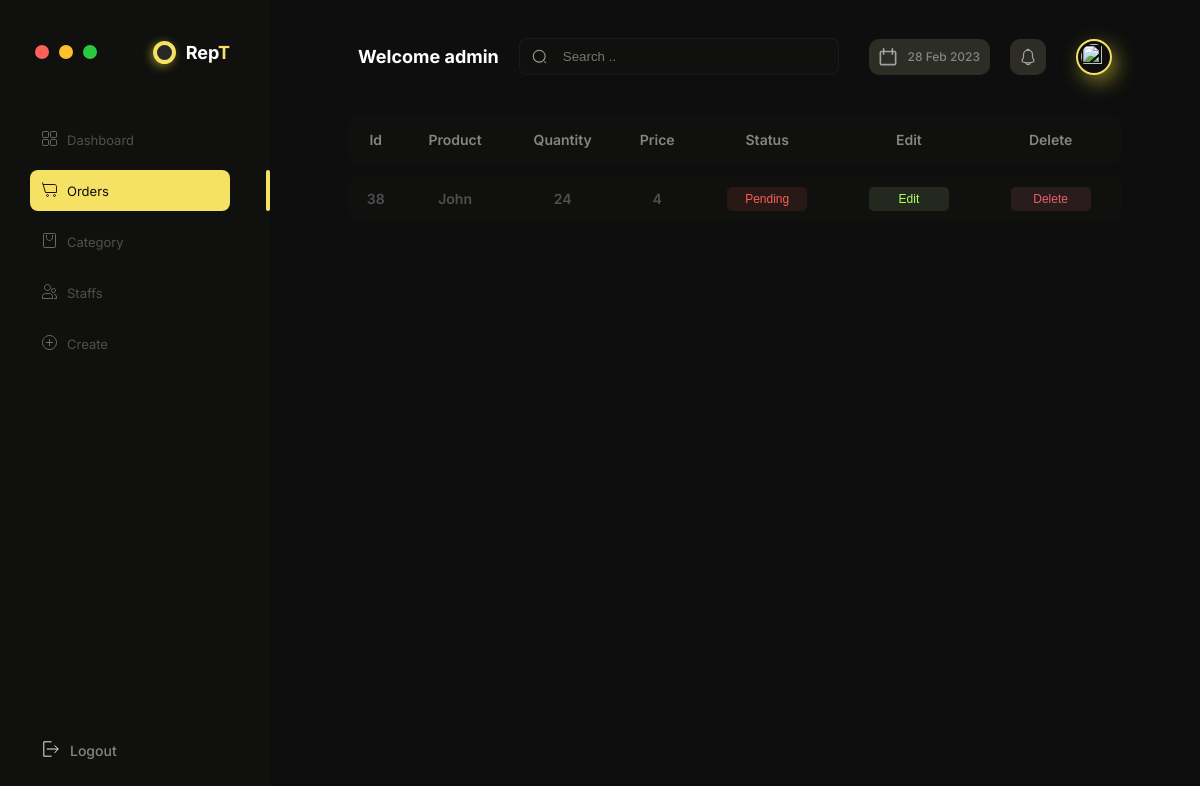
The page /ordersPending/ (signed in) on the database as committed earlier.
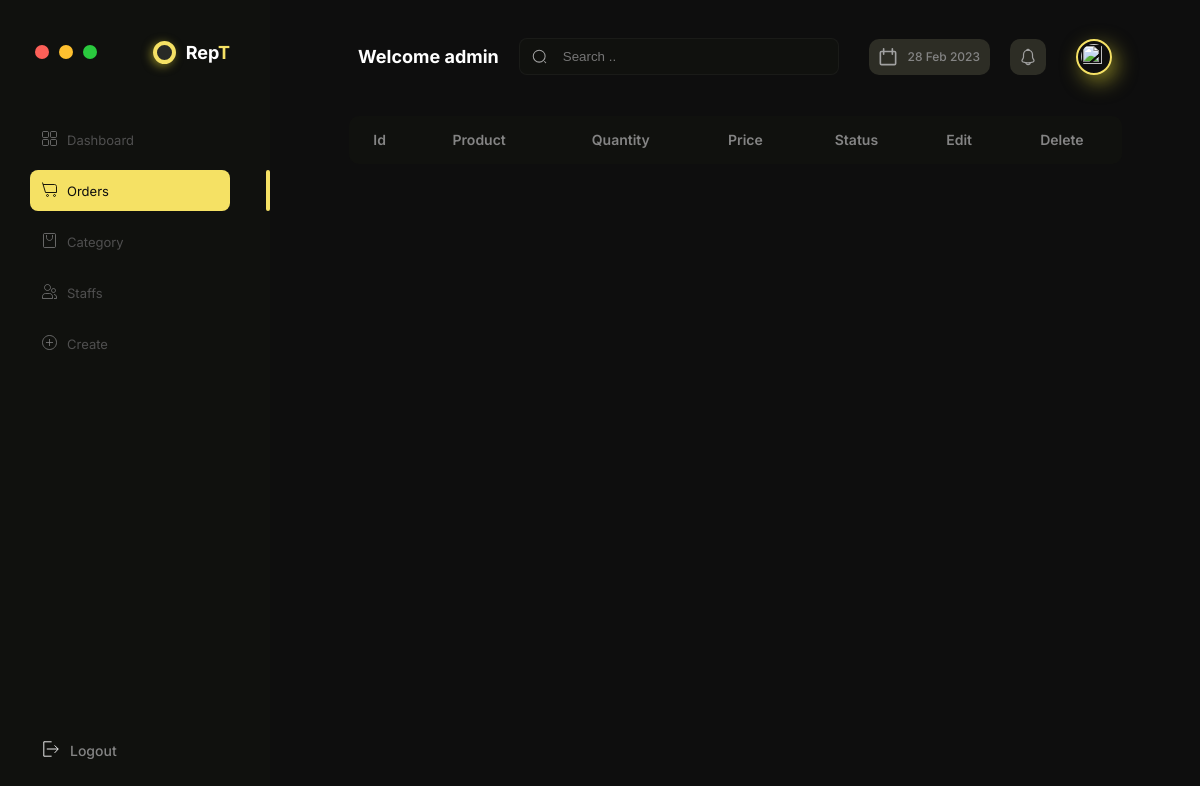
The same page on the database as committed later.
### apps/core/models.py (models this page shows, shortened)
class Order(models.Model):
    STATUS = (
        ('Paid', 'Paid'),
        ('Pending', 'Pending'),
    )
    customer = models.ForeignKey(
        Customer, null=True, on_delete=models.SET_NULL)
    item = models.ForeignKey(Item, null=True, on_delete=models.SET_NULL)
    price = models.IntegerField(default=0, null=True)
    quantity = models.IntegerField(default=0, null=True)
    status = models.CharField(max_length=200, null=True, choices=STATUS)
    date_created = models.DateTimeField(auto_now_add=True, null=True)

class Item(models.Model):
    name = models.CharField(max_length=200, null=True)
    price = models.IntegerField(default=0, null=True)
    quantity = models.IntegerField(default=0, null=True)
    category = models.ForeignKey(
        Category, null=True, on_delete=models.SET_NULL)
    tag = models.ForeignKey(Tag, null=200, on_delete=models.SET_NULL)
    date_created = models.DateTimeField(auto_now_add=True, null=True)
    def __str__(self):
        return self.name

### apps/core/decorators.py (the view)
        def wrapper_func(request, *args, **kwargs):
            group = None
            if request.user.groups.exists():
                group = request.user.groups.all()[0].name
            if group in allowed:
                return view_func(request, *args, **kwargs)
            else:
                return HttpResponse('You are not authenticated to access this page!')

### apps/orders/views.py (called while the page is built)
@login_required(login_url='login')
@allowed_user(allowed=['admin', 'staff'])
def ordersPending(request):
    orders = Order.objects.filter(status='Pending')
    order_count = orders.count()
    context = {
        'orders': orders,
        'navbar': 'orders',
        'order_count': order_count,
    }
    return render(request, 'ordersPending.html', context)

### apps/orders/templates/ordersPending.html (shortened to what this page needs)
{% extends 'main.html' %}
{% block content %}
<div class="table-container">
        <table class="table">
        <thead class="table__header">
            <tr class="table__header-raw">
              <th class="col col1">Id</th>
              <th class="col col2">Product</th>
              <th class="col col3">Quantity</th>
              <th class="col col4">Price</th>
              <th class="col col5">Status</th>
              {% if request.user.is_staff %}
              <th class="col col6">Edit</th>
              <th class="col col7">Delete</th>
              {% endif %}
          </thead>
          {% for order in orders %}
          <tbody class="table__body">
            <tr class="table__body-raw">
              <td class="col col1">{{order.id}}</td>
              <td class="col col2">{{order.item}}</td>
              <td class="col col3">{{order.quantity}}</td>
              <td class="col col4">{{order.price}}</td>
              <td class="col col5">
                  <button class="table__status table__status--pending">Pending</button>
              </td>
              {% if request.user.is_staff %}
              <td class="col col6">
                <button class="table__edit">Edit</button>
              </td>
              <td class="col col7">
                <a href="{% url 'removeOrder' order.id %}">
                  <button class="table__delete">Delete</button>
                </a>
              </td>
              {% endif %}
            </tr>
          </tbody>
          {% endfor %}
    </table>
</div>
{% endblock %}

Rows that differ between the two databases and show on the page:
removed Order: id "38", item "John", quantity "24", price "4"
